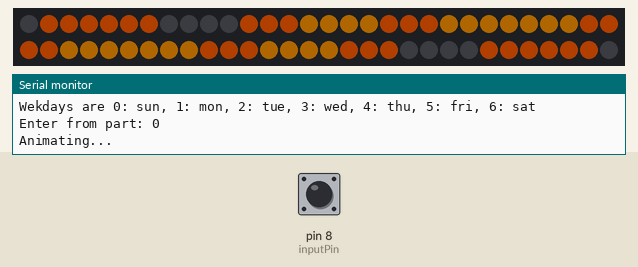
The sketch below on a simulated Arduino Uno, built with avr-gcc and run on an emulated ATmega328P. On the bench: 60 RGB LEDs in strip order, left to right, continuing on the next row, the last lines printed to the serial monitor. The inputs (shaded band) are chosen by the test bench; at power-on: pin 8 (inputPin) HIGH. Dim RGB values are drawn brighter than linear; the local clock reads 2024-03-15 10:24:30 at power-on unless the sketch sets it.

Above: at 1.3 s.
1.4 s: pin 8 (inputPin) pulled LOW for 0.15 s
At 1.57 s:
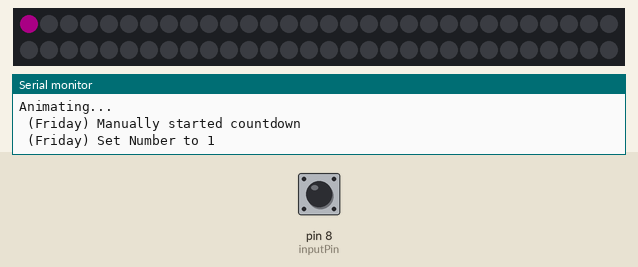

Measured:
- after the input at 1.4 s, the LEDs: first change at once (image 1 shows a later state)

The sketch:

led-countdown.ino
```cpp
#include <Adafruit_NeoPixel.h>
#include <Sodaq_DS3231.h>
#include "TimeTable.h"
#include "ClockSetter.h"

const long serialRate = 9600;
const int inputPin = 8;
const int pixelPin = 3;
const int loopDelay = 1;
const unsigned long millisPerNumber = (unsigned long)1000 * 60;  // How long is one led shown?

const uint8_t glowMinBrightness = 30;
const uint8_t glowMaxBrightness = 60;
const uint8_t glowSeconds = 8;

bool isRunning = false;
bool lastState = false;
int number = 0;
unsigned long buttonMillis = 0;
unsigned long endMillis = 0;
unsigned long animationStart = 0;

Adafruit_NeoPixel strip = Adafruit_NeoPixel(60, pixelPin, NEO_GRB + NEO_KHZ800);
const uint32_t color1 = strip.Color(255, 0, 195);

SerialInterface* console = NULL;

void setup() {
  // Console
  Serial.begin(serialRate);

  //Clock
  rtc.begin();

  // Button
  pinMode(inputPin, INPUT);
  digitalWrite(inputPin, HIGH);

  strip.begin();
  setNumber(number);

  isRunning = false;
  lastState = false;
  endMillis = millis();

  log("Let's go");
  console = new ClockSetter();
  console->begin();
}

void loop() {
  int lastNumber = number;

  bool buttonPressed = digitalRead(inputPin) == LOW;

  if (buttonPressed) {
    proccessState(buttonPressed);
  } else if (isRunning) {
    proccessTime();
  } else {
    checkTimeTable();
    if (not isRunning) {
      idleAnimation();
    }
  }
  lastState = buttonPressed;

  // Logging
  if (lastNumber != number) {
    log(String("Set Number to ") + number);
  }

  // Console
  console->proccess();

  delay(loopDelay);
}

void proccessState(bool pressed) {
  if (lastState != pressed) {
    startMeasure();
  } else {
    applyMeasure();
  }

  if (isRunning == false) {
    isRunning = true;
    log("Manually started countdown");
  }
}

void startMeasure() {
  buttonMillis = millis();
  setNumber(0);
}

void applyMeasure() {
  unsigned long duration = millis() - buttonMillis;

  int newNumber = duration / 100;
  if (newNumber > strip.numPixels()) {
    newNumber = strip.numPixels();
  } else if (newNumber < 0) {
    newNumber = 0;
  }

  startCountdownMinutes(newNumber);
}

void proccessTime() {
  if (isRunning == false) {
    return;
  }

  if (endMillis > millis()) {
    int remainingNumber = (int)((endMillis - millis()) / millisPerNumber);
    setNumber(remainingNumber);
  } else {
    setNumber(0);
    isRunning = false;
    log("Stopped countdown\n");
  }
}

void setNumber(int num) {
  if (num < 0 || num > strip.numPixels()) {
    return;
  }
  number = num;
  showNumber((uint16_t)number, color1);
}

void showNumber(uint16_t num, uint32_t color) {
  for (uint16_t i = 0; i < strip.numPixels(); i++) {
    if (i < num) {
      strip.setPixelColor(i, color);
    } else {
      strip.setPixelColor(i, strip.Color(0, 0, 0));
    }
  }

  strip.setBrightness(animationMinMax(
    animationCurvedAmplitude(glowSeconds, animationStart), glowMinBrightness, glowMaxBrightness)
  );

  strip.show();
}

void checkTimeTable() {
  TimeTable table(rtc.now());
  if (table.match()) {
    startCountdownMinutes(60);
    log("TimeTable started Countdown");
  }
}

void startCountdownMinutes(unsigned char minutes) {
  endMillis = millis() + (minutes + 1) * millisPerNumber - 1;
  isRunning = true;
  animationStart = millis();
  setNumber(minutes);
}

void log(const String& message) {
  String output = TimeTable::printDateTime(TimeTable::applyTimeZone(rtc.now()));
  Serial.println(output + " " + message);
}

void idleAnimation() {
  if (animationStart == 0) {
    Serial.println("Animating...");
    animationStart = millis();
  }

  const uint16_t outline[] = {
    1, 2, 3, 4, 5, 6,
    11, 12, 13, 18, 19,
    20, 28, 29,
    30, 31, 39,
    40, 41, 46, 47, 48,
    53, 54, 55, 56, 57, 58
  };

  const uint16_t fill[] = {
    14, 15, 16, 17,
    21, 22, 23, 24, 25, 26, 27,
    32, 33, 34, 35, 36, 37, 38,
    42, 43, 44, 45
  };

  const uint32_t outlineColour = strip.Color(255, 90, 0);
  const uint32_t fillColour = strip.Color(240, 140, 00);

  for (int i = 0; i < (sizeof(outline) / sizeof(uint16_t)); i++) {
    strip.setPixelColor(outline[i], outlineColour);
  }

  for (int i = 0; i < (sizeof(fill) / sizeof(uint16_t)); i++) {
    strip.setPixelColor(fill[i], fillColour);
  }

  strip.setBrightness(animationMinMax(
    animationCurvedAmplitude(glowSeconds, animationStart), glowMinBrightness, glowMaxBrightness)
  );

  strip.show();
}

unsigned char animationMinMax(double amplitude, unsigned char min, unsigned char max) {
  return floor(amplitude * (max - min) + min);
}

double animationCurvedAmplitude(unsigned char durationSeconds, unsigned long startMillis) {
  // Returns 0..1
  return (sin(animationAmplitude(durationSeconds, startMillis) * 6.283) + 1) / 2;
}

double animationAmplitude(unsigned char durationSeconds, unsigned long startMillis) {
  // Returns 0..1
  return double((millis() - startMillis) % (durationSeconds * 1000)) / (durationSeconds * 1000);
}
```

ClockSetter.cpp
```cpp
#include "ClockSetter.h"
#include <Sodaq_DS3231.h>

void ClockSetter::begin()
{
  Serial.println("Console Input sets DS3231 clock");
  printCurrentTime();
  reset();
  nextPart();
}

void ClockSetter::proccess()
{
  if ( Serial.available() && currentPart < 7 ) {
    parts[currentPart] = Serial.parseInt();
    currentPart++;
  } else if ( currentPart >= 7 ) {
    while ( Serial.available() ) {
      Serial.read();
    }
    setDate(parts);
    printCurrentTime();
    reset();
  }
}

void ClockSetter::reset()
{
  for ( uint8_t i = 0; i < 7; i++ ) {
    parts[i] = 0;
  }
  currentPart = 0;
}

void ClockSetter::nextPart()
{
  Serial.println("Specify the new date in UTC");
  Serial.println("year month day hour minute second weekday");
  Serial.println("Wekdays are 0: sun, 1: mon, 2: tue, 3: wed, 4: thu, 5: fri, 6: sat");
  Serial.println("Enter from part: " + String(currentPart));
}

void ClockSetter::setDate(uint16_t dateData[7])
{
  Serial.println(String("Setting date: ")
    + dateData[0] + "-"+ dateData[1] + "-" + dateData[2] + "T"
    + dateData[3] + ":"+ dateData[4] + ":" + dateData[5] + "Z"
    + " day " + dateData[6]
  );
  DateTime time(
    dateData[0],
    dateData[1],
    dateData[2],
    dateData[3],
    dateData[4],
    dateData[5],
    dateData[6]);
  rtc.setDateTime(time);
}

void ClockSetter::printCurrentTime()
{
  String out("Current time: ");
  DateTime dateTime = rtc.now();
  dateTime.addToString(out);
  switch (dateTime.dayOfWeek()) {
    case 0: out += " UTC Sunday"; break;
    case 1: out += " UTC Monday"; break;
    case 2: out += " UTC Tuesday"; break;
    case 3: out += " UTC Wednesday"; break;
    case 4: out += " UTC Thursday"; break;
    case 5: out += " UTC Friday"; break;
    case 6: out += " UTC Saturday"; break;
  }
  Serial.println(out);
}
```

ClockSetter.h
```cpp
#include <Arduino.h>
#include "SerialInterface.h"

#ifndef CLOCK_SETTER_H
#define CLOCK_SETTER_H

class ClockSetter : public SerialInterface
{
	public:
	void begin();
  void proccess();

	private:
	void reset();
	void nextPart();
	void setDate(uint16_t dateData[7]);
	void printCurrentTime();

	uint16_t parts[7]; // year, month, day, hour, minute, second, weekday
	uint8_t currentPart = 0;
};

#endif
```

SerialInterface.h
```cpp
#ifndef SERIAL_INTERFACE_H
#define SERIAL_INTERFACE_H

class SerialInterface
{
	public:
	virtual void begin();
	virtual void proccess();
};

#endif
```

TimeTable.cpp
```cpp
#include "TimeTable.h"

TimeTable::TimeTable(const DateTime& dateTimeUtc)
{
  this->dateTime = applyTimeZone(dateTimeUtc);
}

bool TimeTable::match() const
{
  switch ( this->dateTime.dayOfWeek() ) {
    case MON:
    case TUE:
    case WED:
    case THU:
    case FRI:
      return this->dateTime.hour() == 7 && this->dateTime.minute() == 15;
  }
}

DateTime TimeTable::applyTimeZone(const DateTime& dateTimeUtc)
{
  uint16_t year = dateTimeUtc.year();
  uint8_t month = dateTimeUtc.month();
  uint8_t day = dateTimeUtc.date();
  uint8_t hour = dateTimeUtc.hour();
  uint8_t minute = dateTimeUtc.minute();
  uint8_t second = dateTimeUtc.second();
  uint8_t weekday = dateTimeUtc.dayOfWeek();

  // CET, CEST
  bool isLastSundayFirstHour = day > 24 && weekday == SUN && hour < 1;
  bool isPastLastSunday1AM   = day - weekday >= 24 && !isLastSundayFirstHour;
  bool isBeforeLastSunday1AM = day - weekday <  24 ||  isLastSundayFirstHour;
  if (
    ( month > 3 || month == 3 && isPastLastSunday1AM ) &&
    ( month < 10 || month == 10 && isBeforeLastSunday1AM )
   ) {
    // Summer time
    hour += 2;
  } else {
    // Winter time
    hour += 1;
  }

  DateTime newTime(year, month, day, hour, minute, second, weekday);
  return newTime;
}

String TimeTable::printDateTime(const DateTime& dateTime)
{
  String output;
  dateTime.addToString(output);
  switch (dateTime.dayOfWeek()) {
    case 0: output += " (Sunday)"; break;
    case 1: output += " (Monday)"; break;
    case 2: output += " (Tuesday)"; break;
    case 3: output += " (Wednesday)"; break;
    case 4: output += " (Thursday)"; break;
    case 5: output += " (Friday)"; break;
    case 6: output += " (Saturday)"; break;
  }
  return output;
}
```

TimeTable.h
```cpp
#include <Arduino.h>
#include <Sodaq_DS3231.h>

class TimeTable
{
  public:
  enum WEEK_DAYS { SUN=0, MON=1, TUE=2, WED=3, THU=4, FRI=5, SAT=6 };

  TimeTable(const DateTime& dateTime);
  bool match() const;
  const DateTime& getLocal() { return this->dateTime; }
  static DateTime applyTimeZone(const DateTime& dateTimeUtc);
  static String printDateTime(const DateTime& dateTime);

  private:
  DateTime dateTime;
};
```
